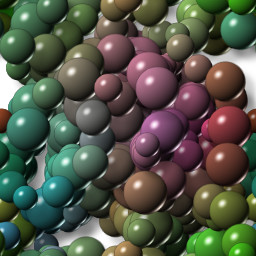
#> input picture first_unit/assets/blend2.jpg, 256 x 256 px
$ jupyter execute addweighted.ipynb
#> lines starting #> are read from the running program, lines starting #| are printed output that depends on the picture
[cell 1]
import numpy as np
import cv2 as cv
import sys

[cell 2]
def tiltshift(img, x1, x2, d, gauss = 2):
    vetor = np.arange(img.shape[0], dtype=np.float32)

    # Tratamento de erro por divisão de 0 (np.tanh tem tratamento de erro! Verifique as funcoes universais do numpy)
    if d == 0:
        vetor = np.sign((np.tanh((vetor - x1) / 1) - np.tanh((vetor - x2) / 1)) - 1)

        # np.clip não funciona para valores negativos.
        vetor[vetor < 0] = 0
        vetor[vetor > 1] = 1
    else:
        vetor = (np.tanh((vetor - x1) / d) - np.tanh((vetor - x2) / d)) / 2

    mascara = np.repeat(vetor, img.shape[1]).reshape(img.shape[:2])

    img2 = cv.GaussianBlur(img, (gauss * 2 + 1, gauss * 2 + 1), 0)
    if len(img.shape) == 3:
        mascara = cv.cvtColor(mascara, cv.COLOR_GRAY2BGR)

    img_ret = cv.convertScaleAbs(img * mascara + img2 * (1 - mascara))

    return img_ret

[cell 3]
# Obrigatoriedade da funcao! (Desnecessario!)
def faz_nada(*args, **kwargs):
    pass

[cell 4]
frame = cv.imread('../assets/blend2.jpg',cv.IMREAD_GRAYSCALE) #get picture in grayscale
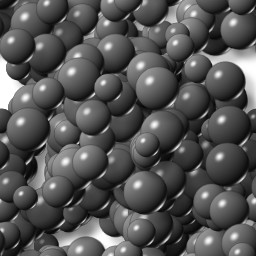
#> frame: shape (256, 256); min 0, max 255, mean 83.3

if frame is None: #checks picture has been apened
    sys.exit("Could not read the image.")

[cell 5]
def main():


    cv.namedWindow('Frame')
    cv.namedWindow('Padrao')

    cv.createTrackbar('x1', 'Padrao', 250, 1000, faz_nada)
    cv.createTrackbar('x2', 'Padrao', 490, 1000, faz_nada)
    cv.createTrackbar('d', 'Padrao', 0, 100, faz_nada)
    cv.createTrackbar('gauss', 'Padrao', 20,  100, faz_nada)


    speed = 3
    descarte_frame = 0
    while True:
        if descarte_frame == 0:
            x1 = cv.getTrackbarPos('x1', 'Padrao')
            x2 = cv.getTrackbarPos('x2', 'Padrao')
            d = cv.getTrackbarPos('d', 'Padrao')
            gauss = cv.getTrackbarPos('gauss', 'Padrao')

            # frame = cv.cvtColor(frame, cv.COLOR_BGR2GRAY)
            cv.imshow('Frame', frame)

            img = tiltshift(frame, x1, x2, d, gauss)
#> in tiltshift, `img2 = cv.GaussianBlur(img, (gauss * 2 + 1, gauss * 2 + 1), 0)`:
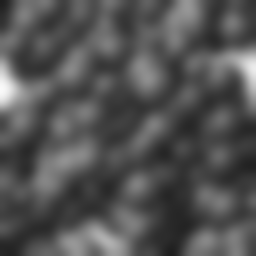
#> img2: shape (256, 256); min 30, max 250, mean 83.2
            cv.imshow('Padrao', img)

            key = cv.waitKey(15)
#> (key Esc is pressed here)

$ run again, with first_unit/assets/blend1.jpg copied over first_unit/assets/blend2.jpg
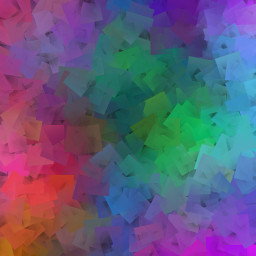
#> input picture first_unit/assets/blend1.jpg, 256 x 256 px
#> `frame = cv.imread('../assets/blend2.jpg',cv.IMREAD_GRAYSCALE)`:
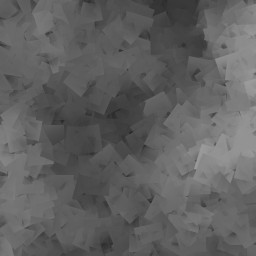
#> frame: shape (256, 256); min 40, max 157, mean 96.3

$ run again, with first_unit/assets/biel.png saved as first_unit/assets/blend2.jpg
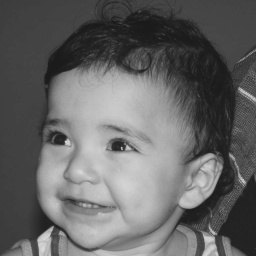
#> input picture first_unit/assets/biel.png, 256 x 256 px
#> frame is the input picture: shape (256, 256); min 22, max 220, mean 100.9
#> in tiltshift, `img2 = cv.GaussianBlur(img, (gauss * 2 + 1, gauss * 2 + 1), 0)`:
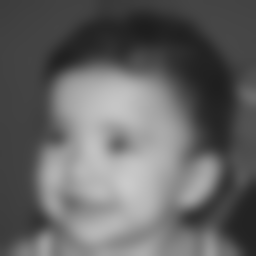
#> img2: shape (256, 256); min 29, max 202, mean 100.9
